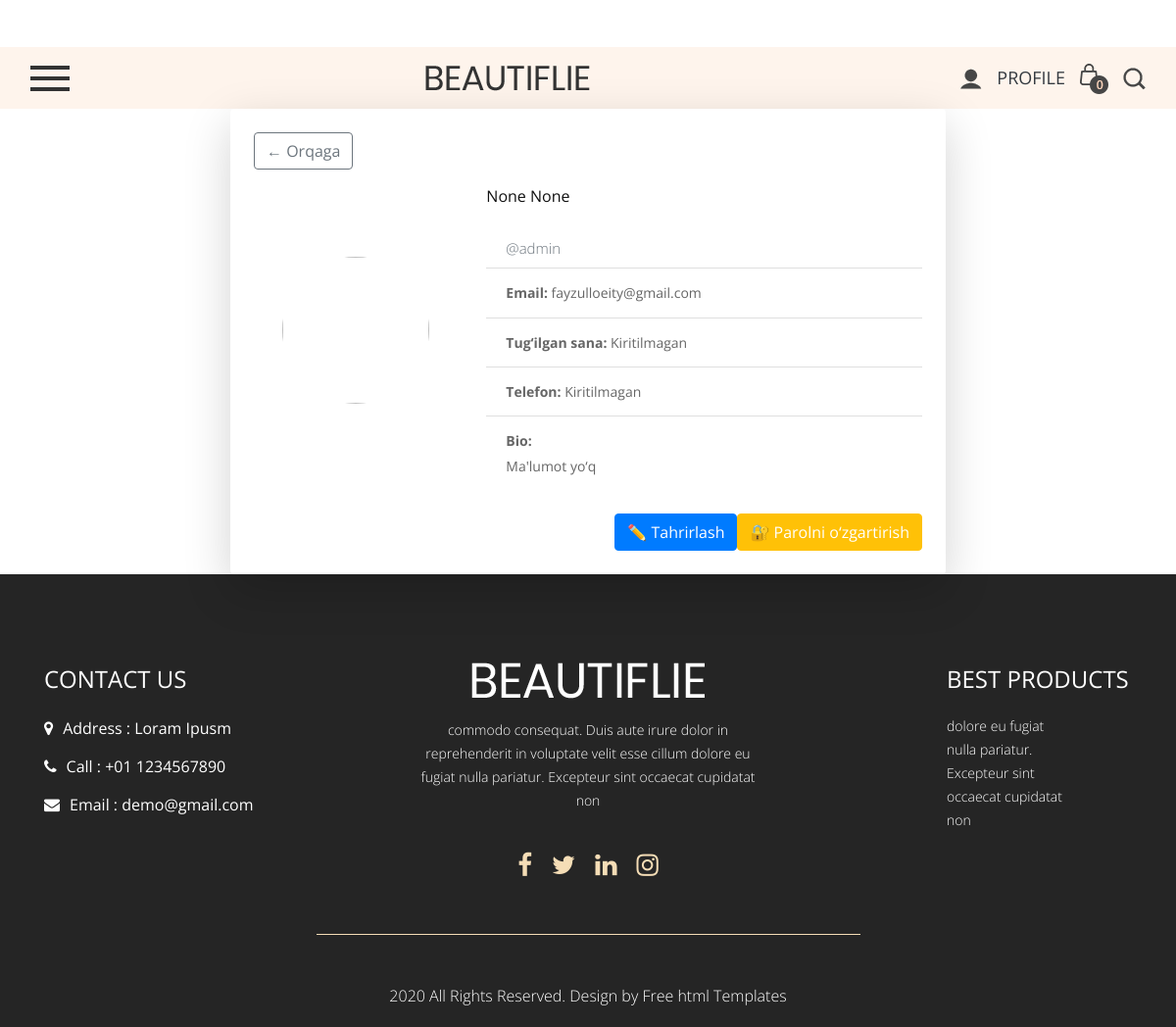
The page /user/profile/ (signed in) on the database its author committed.
### user/models.py (models this page shows, shortened)
class Profile(models.Model):
    user = models.OneToOneField(User, on_delete=models.CASCADE)
    ism = models.CharField(max_length=50, null=True, blank=True)
    familya = models.CharField(max_length=50, null=True, blank=True)
    tug_sana = models.DateField(null=True,blank=True)
    foto = models.ImageField(upload_to='profil/',null=True,blank=True)
    nomer = models.CharField(max_length=13, null=True, blank=True)
    bio = models.TextField(null=True, blank=True)

### user/views.py (the view)
# urls.py: path('profile/',profile,name='profile'),
def profile(request):
    title = 'Profile'
    user = request.user
    try:
       profile = Profile.objects.get(user=user)
    except:
        profile = Profile.objects.create(user=user)
    malumot={
        'user':user,
        'profile':profile
    }
    return render(request, 'user/profile.html', malumot)

### templates/user/profile.html
{% extends 'base.html' %}
{% load static %}
{% block content %}
<div class="container mt-5">
    <div class="row justify-content-center">
        <div class="col-md-8">
            <div class="card shadow-lg border-0 rounded-4">
                <div class="card-body p-4">
                    <a href="{% url 'index' %}" class="btn btn-outline-secondary mb-3">
                        ← Orqaga
                    </a>
                    <div class="row align-items-center">
                        <div class="col-md-4 text-center">
                            {% if profile.foto %}
                                <img src="{{ profile.foto.url }}"
                                     class="img-fluid rounded-circle mb-3"
                                     style="width:150px; height:150px; object-fit:cover;">
                            {% else %}
                                <img src="{% static 'img/default-user.png' %}"
                                     class="img-fluid rounded-circle mb-3"
                                     style="width:150px; height:150px;">
                            {% endif %}
                        </div>
                        <div class="col-md-8">
                            <h4 class="mb-1">
                                {{ profile.ism }} {{ profile.familya }}
                            </h4>
                            <p class="text-muted mb-2">
                                @{{ user.username }}
                            </p>
                            <ul class="list-group list-group-flush">
                                <li class="list-group-item">
                                    <strong>Email:</strong> {{ user.email }}
                                </li>
                                <li class="list-group-item">
                                    <strong>Tug‘ilgan sana:</strong>
                                    {{ profile.tug_sana|default:"Kiritilmagan" }}
                                </li>
                                <li class="list-group-item">
                                    <strong>Telefon:</strong>
                                    {{ profile.nomer|default:"Kiritilmagan" }}
                                </li>
                                <li class="list-group-item">
                                    <strong>Bio:</strong><br>
                                    {{ profile.bio|default:"Ma'lumot yo‘q" }}
                                </li>
                            </ul>
                        </div>
                    </div>
                    <div class="d-flex justify-content-end gap-2 mt-4">
                        <a href="{% url 'profile_edit' %}" class="btn btn-primary">
                            ✏️ Tahrirlash
                        </a>
                        <a href="{% url 'password_change' %}" class="btn btn-warning text-white">
                            🔐 Parolni o‘zgartirish
                        </a>
                    </div>
                </div>
            </div>
        </div>
    </div>
</div>
{% endblock content %}

### static/css/style.css (style rules this page uses)
* { box-sizing: border-box !important; transition: ease all 0.5s; }
html { scroll-behavior: smooth; }
body { color: #666666; font-size: 14px; line-height: 1.80857; font-weight: normal; overflow-x: hidden; font-family: 'Open Sans', sans-serif; }
a { color: #1f1f1f; text-decoration: none !important; outline: none !important; -webkit-transition: all .3s ease-in-out; -moz-transition: all .3s ease-in-out; -ms-transition: all .3s ease-in-out; -o-transition: all .3s ease-in-out; transition: all .3s ease-in-out; }
h1, h2, h3, h4, h5, h6 { letter-spacing: 0; font-weight: normal; position: relative; padding: 0 0 10px 0; font-weight: normal; line-height: normal; color: #111111; margin: 0 }
h4 { font-size: 16px }
*, *::after, *::before { -webkit-box-sizing: border-box; -moz-box-sizing: border-box; box-sizing: border-box; }
ul, li, ol { margin: 0px; padding: 0px; list-style: none; }
p { margin: 20px; font-weight: 300; font-size: 15px; line-height: 24px; }
a { color: #222222; text-decoration: none; outline: none !important; }
a, .btn { text-decoration: none !important; outline: none !important; -webkit-transition: all .3s ease-in-out; -moz-transition: all .3s ease-in-out; -ms-transition: all .3s ease-in-out; -o-transition: all .3s ease-in-out; transition: all .3s ease-in-out; }
img { max-width: 100%; height: auto; }

### rows shown on the page
Profile: ism "None", familya "None", tug_sana "Kiritilmagan", nomer "Kiritilmagan", bio "Ma'lumot yo‘q"

### other values the page prints
{{ user.username }} "admin"
{{ user.email }} "fayzulloeity@gmail.com"
